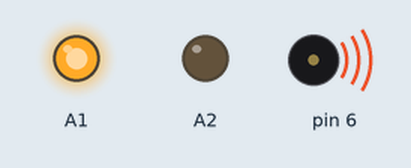
Recording of a sketch running on a simulated Arduino Uno, built with avr-gcc and run on an emulated ATmega328P. Parts: output pins drawn as LEDs (lit = HIGH), buzzer (waves = sounding).

Above: at 0.3 s.
At 4.5 s:
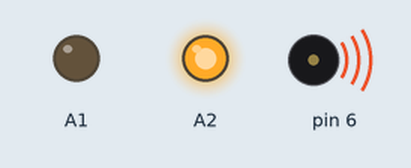
Timing chart, 0 to 6.7 s (numbered marks = the images above):
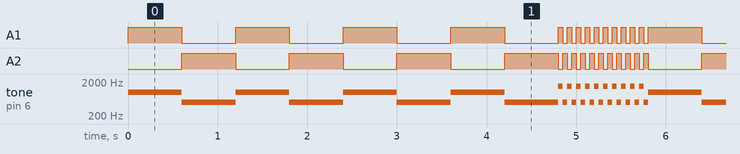

Measured:
- by itself, A1, A2: moves between LOW and HIGH, repeating every 5.8 s
- by itself, tone on pin 6: plays 1000 Hz for 0.60 s, 500 Hz for 0.60 s, 1000 Hz for 0.60 s, 500 Hz for 0.60 s, 1000 Hz for 0.60 s, 500 Hz for 0.60 s … (620 notes in this stretch)

The sketch:

alarm.ino
```cpp
int knop = 0;
int timer = 0;

void setup() {
  pinMode(6, OUTPUT);
  pinMode(A1, OUTPUT);
  pinMode(A2, OUTPUT);
  pinMode(5, INPUT_PULLUP);
 // attachInterrupt(digitalPinToInterrupt(5), knopSwitch, FALLING);
}

/*void knopSwitch() {
  knop = !knop;
}*/

void loop() {
  alarm();
}

void alarm(){
  //if (knop == 0) {
    for (int i = 0; i < 4; i++) {
      tone(6, 1000);
      analogWrite(A1, 255);
      analogWrite(A2, 0);
      delay(600);
      tone(6, 500);
      analogWrite(A1, 0);
      analogWrite(A2, 255);
      delay(600);
    }

    for (int i = 0; i < 10; i++) {
      tone(6, 1500);
      analogWrite(A1, 255);
      analogWrite(A2, 0);
      delay(50);
      tone(6, 500);
      analogWrite(A1, 0);
      analogWrite(A2, 255);
      delay(50);
    }

    noTone(6);
    analogWrite(A1, 0);
    analogWrite(A2, 0);
  //}
}
```
